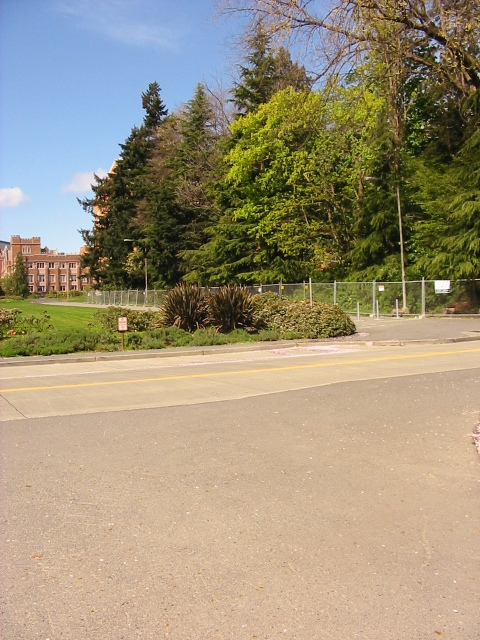
//> input picture homographyClass/trees_000.jpg, 480 x 640 px
$ ./Test   (built with g++ and OpenCV 4)
//> lines starting //> are read from the running program, lines starting //| are printed output that depends on the picture
#include"Homography.h"

int main()
{
	string imgPath1 = "trees_000.jpg";
	string imgPath2 = "trees_001.jpg";
	string imgPath3 = "trees_002.jpg";
	string imgPath4 = "trees_003.jpg";

	Mat img1 = imread(imgPath1, CV_LOAD_IMAGE_GRAYSCALE);
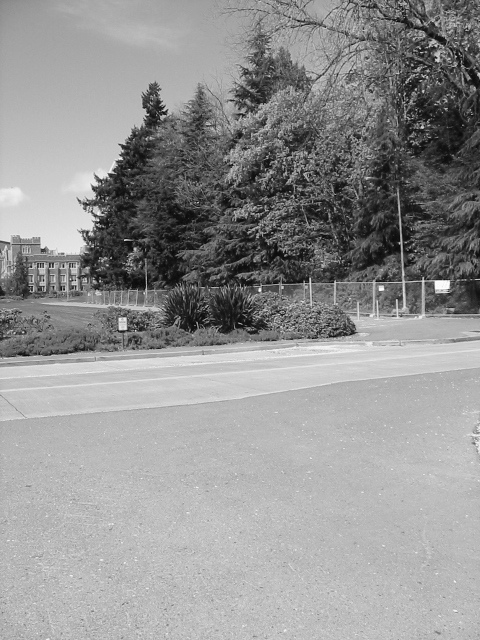
//> img1: 640 rows x 480 cols, CV_8UC1; min 0, max 255, mean 147.8
	Mat img2 = imread(imgPath2, CV_LOAD_IMAGE_GRAYSCALE);
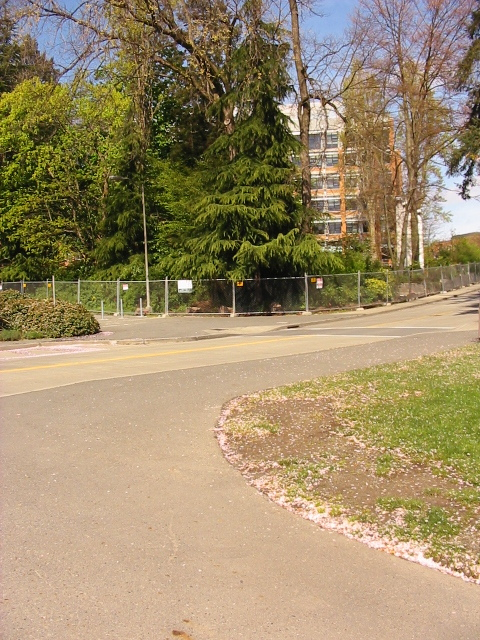
//> input picture homographyClass/trees_001.jpg, 480 x 640 px
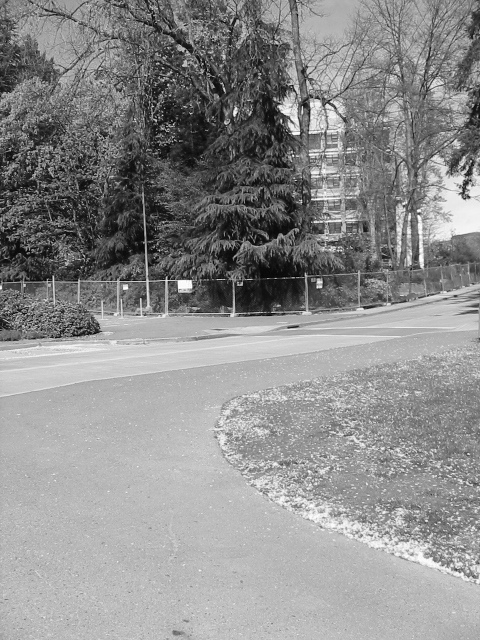
//> img2: 640 rows x 480 cols, CV_8UC1; min 1, max 255, mean 141.6
	Mat img3 = imread(imgPath3, CV_LOAD_IMAGE_GRAYSCALE);
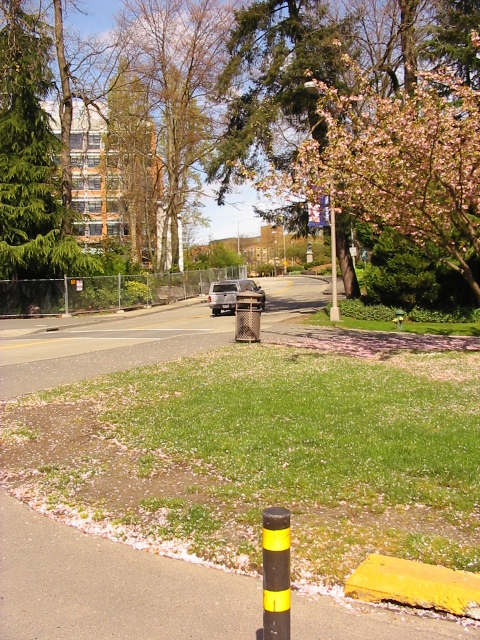
//> input picture homographyClass/trees_002.jpg, 480 x 640 px
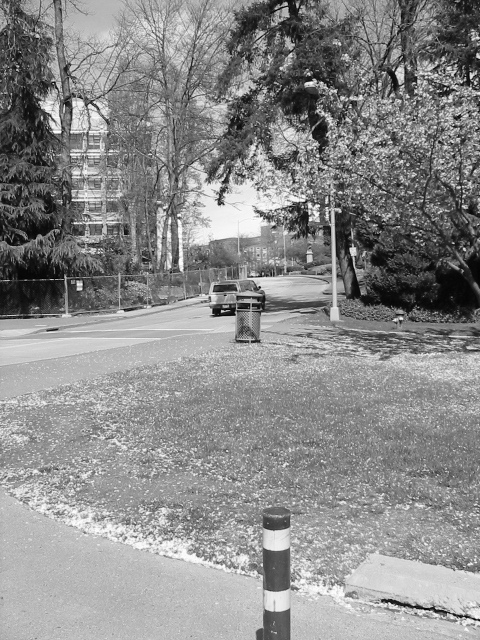
//> img3: 640 rows x 480 cols, CV_8UC1; min 0, max 255, mean 139
	Mat img4 = imread(imgPath4, CV_LOAD_IMAGE_GRAYSCALE);
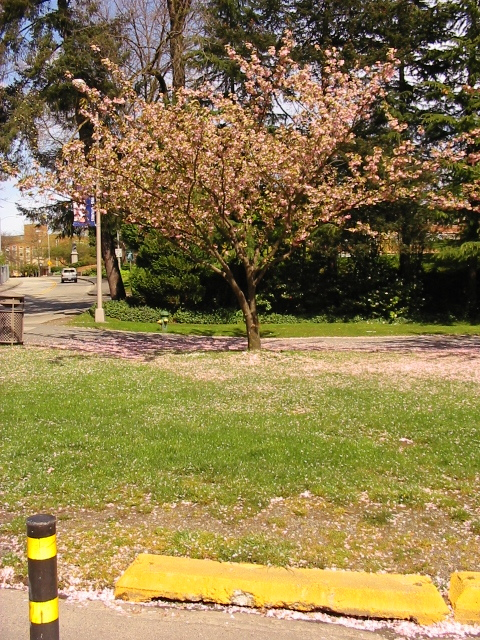
//> input picture homographyClass/trees_003.jpg, 480 x 640 px
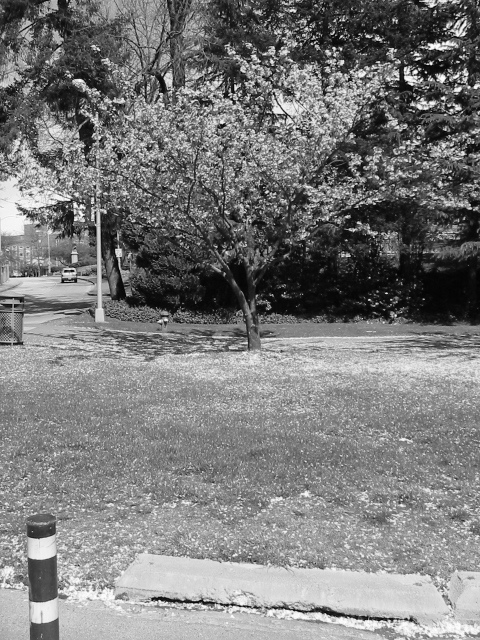
//> img4: 640 rows x 480 cols, CV_8UC1; min 0, max 255, mean 123.5

	Mat img1_color = imread(imgPath1, CV_LOAD_IMAGE_COLOR);
//> img1_color is the input picture: 640 rows x 480 cols, CV_8UC3; mean B, G, R 122.9, 147.2, 158.5
	Mat img2_color = imread(imgPath2, CV_LOAD_IMAGE_COLOR);
//> img2_color is the input picture: 640 rows x 480 cols, CV_8UC3; mean B, G, R 106.8, 140.2, 157.7
	Mat img3_color = imread(imgPath3, CV_LOAD_IMAGE_COLOR);
//> img3_color is the input picture: 640 rows x 480 cols, CV_8UC3; mean B, G, R 98, 138, 156.7
	Mat img4_color = imread(imgPath4, CV_LOAD_IMAGE_COLOR);
//> img4_color is the input picture: 640 rows x 480 cols, CV_8UC3; mean B, G, R 77.3, 123.4, 141.2

//> (the run ends here: the program needs code that is not available in this run, at `Homography homo12(img1,img2);`)
